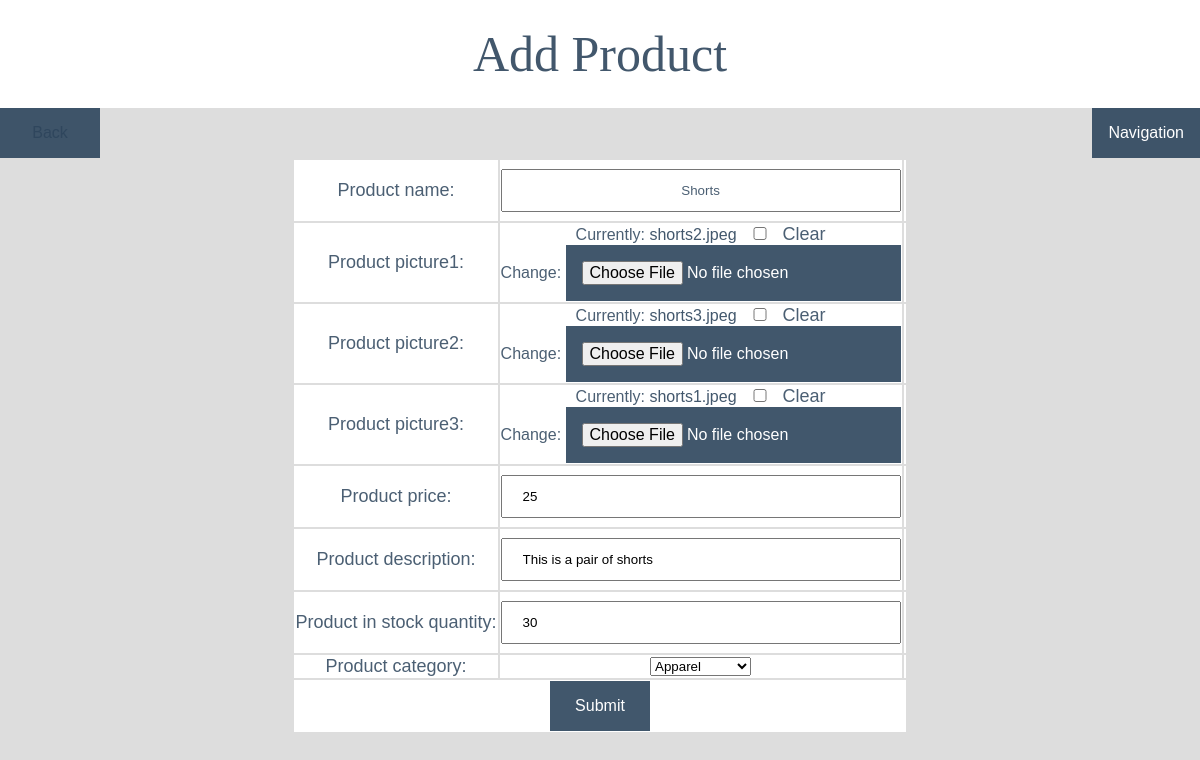
Screenshot of /edit_product/4 (signed in) with the database file from the repository.
### ecommerce_platform/models.py (models this page shows)
class Product(models.Model):
    CATEGORIES = [
        ("Apparel", "Apparel"),
        ("Pet Supplies", "Pet Supplies"),
        ("Home Goods", "Home Goods"),
        ("Pet Supplies", "Pet Supplies"),
        ("Electronics", "Electronics")
    ]
    product_picture1 = models.ImageField(blank=True)
    product_picture2 = models.ImageField(blank=True)
    product_picture3 = models.ImageField(blank=True)
    product_name = models.CharField(max_length=200)
    product_description = models.CharField(max_length=1000)
    product_price = models.IntegerField()
    product_in_stock_quantity = models.IntegerField()
    product_availability = models.BooleanField(default=True)
    product_category = models.CharField(max_length=50, choices=CATEGORIES)
    product_seller = models.ForeignKey(User, on_delete=models.PROTECT)

### ecommerce_platform/views.py (the view)
# urls.py: path('edit_product/<int:id>', views.edit_product_action, name='edit_product'),
@login_required
def edit_product_action(request, id):
    product = get_object_or_404(Product, id=id)
    if request.method == "POST":
        form = ProductForm(request.POST, instance=product)
        if form.is_valid():
            p = form.save(commit=False)
            p.product_seller = request.user
            p.save()
            return render(request, 'product.html', {'form': form})
    else:
        form = ProductForm(instance=product)
    return render(request, 'add_product.html', {'form': form})

### ecommerce_platform/forms.py (shortened to what this page needs)
class ProductForm(ModelForm):
    class Meta:
        model = Product
        fields = ["product_name", "product_picture1", "product_picture2",
                  "product_picture3", "product_price", "product_description",
                  "product_in_stock_quantity", "product_category"]

### ecommerce_platform/templates/add_product.html (shortened to what this page needs)
{% extends 'base.html'%}
{% block title %}
    Add Product
{% endblock %}
{% block dropdown %}
    <div class="dropdown">
        <button class="dropbtn" id="id_show_nav_button" onclick="nav_drop_down()">
            Navigation
        </button>
    </div>
{% endblock %}
{% block body %}
        <button id="id_back_button">
        <a href="{% url 'profile' %}">
        </a>
    </button>
    <div class="form-row">
    <form enctype="multipart/form-data" method="post" class="edit-form">
    <table>
        {% for field in form.visible_fields %}
            <tr>
                <td>{{field.label_tag}}</td>
                <td>{{field}}</td>
                <td class="error">
                </td>
            </tr>
        {% endfor %}
        <tr><td colspan="3"><input id="id_add_product_button" type="submit" value="Submit"></td></tr>
    </table>
</form>
    </div>
{% endblock %}

### ecommerce_platform/templates/base.html (shortened to what this page needs)
{% load static %}
<!DOCTYPE html>
<html lang="en">
<head>
    <link rel="stylesheet" href="../static/css/base.css">
</head>
<body>
<div class="header">
    {% block title %}
    {% endblock %}
</div>
<div class="dropdown_block">
    {% block dropdown %}
    {% endblock %}
</div>
{% block body %}
{% endblock %}
</body>
</html>

### ecommerce_platform/static/css/base.css (style rules this page uses)
html { overflow-x: hidden; }
body { background-color: #dddddd; overflow: scroll; }
button { background-color: rgba(45,69,92,0.90); color: white; padding: 16px; font-size: 16px; border: none; cursor: pointer; min-width: 100px; }
div { text-align: center; alignment: center; }
a { text-decoration: none; color: rgba(45,69,92,0.90); font-size: 1em; }
.dropbtn { background-color: rgba(45,69,92,0.90); color: white; padding: 16px; font-size: 16px; border: none; cursor: pointer; }
.dropdown { position: relative; display: inline-block; float: right; right: 0; }
.header { font-size: 50px; font-family: Georgia; text-align: center; padding: 25px 50px; background-color: white; color: rgba(45,69,92,0.90); z-index: 1; }
form { color: rgba(45,69,92,0.86); alignment: center; display: inline-block; }
input[type=text] { width: 100%; padding: 12px 20px; margin: 8px 0; box-sizing: border-box; }
input[type=number] { width: 100%; padding: 12px 20px; margin: 8px 0; box-sizing: border-box; }
input[type=submit] { background-color: rgba(45,69,92,0.90); color: white; padding: 16px; font-size: 16px; border: none; cursor: pointer; min-width: 100px; }
input[type=file] { background-color: rgba(45,69,92,0.90); color: white; padding: 16px; font-size: 16px; border: none; cursor: pointer; min-width: 100px; }
input[type=checkbox] { padding: 16px; font-size: 16px; border: none; cursor: pointer; min-width: 30px; }
.form-row { alignment: center; }
label { color: rgba(45,69,92,0.86); font-size: 18px; }
#id_product_name { color: rgba(45,69,92,0.86); text-align: center; }
tr { background-color: white; margin-top: 20px; width: 100%; }
td { margin: 5px; }
* { box-sizing: border-box }
body { font-family: Verdana, sans-serif; margin:0 }

### rows the page displays
Product: visible_fields "Shorts" "25" "This is a pair of shorts" "30" "Apparel"

### other values shown
{{ field.label_tag }} "Product name:" "Product picture1:" "Product picture2:" "Product picture3:" "Product price:" "Product description:" "Product in stock quantity:" "Product category:"
